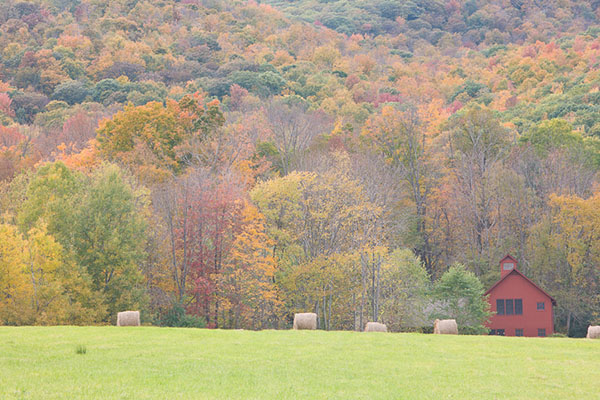
//> input picture 2histogram/picture/2.jpg, 600 x 400 px
$ ./main   (built with g++ and OpenCV 4)
//> lines starting //> are read from the running program, lines starting //| are printed output that depends on the picture; after the words box and inside, x2 and y2 are one past the last pixel; in counts of white or black regions, pixels touching at a corner belong together
### 2histogram/header/minkowski.h
//p=1 manhattan, p=2 euclidea
// [17 lines left out: function minkowskiDistance, not called in this run]

### 2histogram/header/equalize.h
//references : https://en.wikipedia.org/wiki/Histogram_equalization
// [24 lines left out: function equalizeImage, not called in this run]

### 2histogram/header/accumulate.h
// mengubah isi array menjadi akumulasi nilai-nilai sebelum i
void transformToAccumulatedFrequency(int frequencyTable[], int length) {
    for (int i = 1; i < length; i++) {
        frequencyTable[i] += frequencyTable[i - 1];
    }
}

Mat accumulateHistogram(Mat &image) {
    // alokasi memori untuk menyimpan tabel frekuensi dengan index 0-255
    int frequencyTable[256] = {0};
    calculateIntensityFrequency(image, frequencyTable);

    // mengakumulasi frekuensi
    transformToAccumulatedFrequency(frequencyTable, 256);

    // optional mau di normalize atau gk (disini di normalize agar tidak terlalu panjang
    normalize(frequencyTable, 256, 100);

    //110 dari normalize 100 +10 untuk space diatas
    return createHistogram(frequencyTable, 512, 110);
}

### 2histogram/header/normalize.h
// menormalisasi data menjadi 0 - maxValue
void normalize(int array[], int length, int maxValue) {
    int maxElement = findMaxElement(array, length);
    for (int i = 0; i < length; i++) {
        //dibagi max element to normalize and cross by maxvalue so the range is 0-maxValue, not 0-1 (excep macvalue is 1 of course
        double temp = ((double) array[i] / maxElement) * maxValue;
        array[i] = (int) temp;
    }
}

// [12 lines left out: function normalizeScaleHistogram, not called in this run]

### 2histogram/header/original.h
/*
    Rya Meyvriska
    G64164008
    Ilmu Komputer IPB
*/

//membuat histogram from array
// [10 lines left out: function originalHistogram, not called in this run]

### 2histogram/header/utility.h
// helper method untuk menampilkan window
void showWindow(const String &name, const Mat &content) {
    namedWindow(name, CV_WINDOW_AUTOSIZE);
    imshow(name, content);
}

// untuk menghitung frekuensi intensitas grey scale di matrix
void calculateIntensityFrequency(Mat &image, int *result) {
    int width = image.size().width;
    int height = image.size().height;

    // menambahkan index sesuai frekuensi yang ada
    for (int y = 0; y < height; y++) {
        for (int x = 0; x < width; x++) {
            result[(int) image.at<uchar>(y, x)]++;
        }
    }
}

// untuk membuat gambar histogram (untuk buatan sendiri)
Mat createHistogram(int frequencyTable[], int width, int height) {
    int bin_w = cvRound((double) width / 256); //hanya untuk memperlebar jarak sehingga full dan terlihat

    Mat histogram(height, width, CV_8UC1, Scalar(255, 255, 255));

    // menggambar line
    for (int i = 0; i < 256; i++) {
        line(histogram, Point(bin_w * (i), height), Point(bin_w * (i), height - frequencyTable[i]), Scalar(0, 0, 0), 1,
             8, 0);
    }

    return histogram;
}

//membuat histogram from Mat (untuk opencv)
// [29 lines left out: functions createHistogram, findMinElement, not called in this run]

// mencari nilai maksimum di dalam array
int findMaxElement(int array[], int length) {
    int max = array[0];
    for (int i = 1; i < length; i++) {
        if (max < array[i]) {
            max = array[i];
        }
    }
    return max;
}

// mencari nilai maksimum di dalam matrix
// [9 lines left out: function findMaxElement, not called in this run]

### 2histogram/main.cpp
/*
    Rya Meyvriska
    G64164008
    Ilmu Komputer IPB
*/

#include <iostream>
#include <vector>
#include <cmath>
#include <opencv2/highgui/highgui.hpp>
#include <opencv2/imgproc/imgproc.hpp>

using namespace std;
using namespace cv;

#include "header/utility.h"
#include "header/opencvHist.h"
#include "header/original.h"
#include "header/normalize.h"
#include "header/accumulate.h"
#include "header/equalize.h"
#include "header/minkowski.h"

int main() {
    Mat image;
    int answer;
    do{
        cout<<"What do you want?\n\
        1. Original Histogram\n\
        2. Normalize Histogram\n\
        3. Accumulate Histogram\n\
        4. Equalize Histogram\n\
        5. Minkowski distance\n\
        0. Quit\n";

        cin>>answer;
//> the answer given: 3
        image = imread("picture/2.jpg", CV_LOAD_IMAGE_GRAYSCALE);
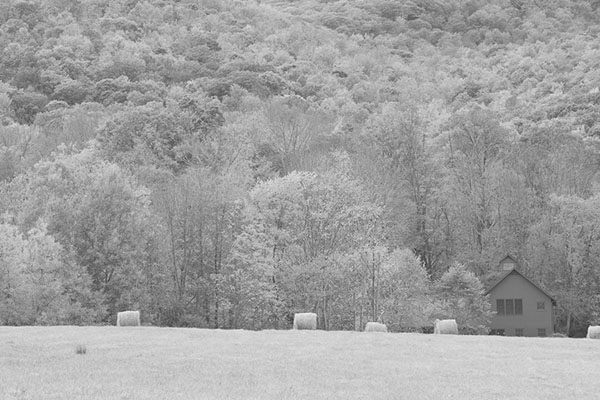
//> image: 400 rows x 600 cols, CV_8UC1; min 41, max 243, mean 159.8
        showWindow("Original Image", image);

        if(answer==1){
            showWindow("Original Histogram", originalHistogram(image));
            showWindow("OpenCV Original Histogram", openCvOriginalHistogram(image));
        }else if(answer==2){
            showWindow("Normalized Histogram", normalizeScaleHistogram(image));
            showWindow("OpenCV Normalized Histogram", openCvNormalizeScaleHistogram(image));
        }else if(answer==3){
            showWindow("Accumulated Histogram", accumulateHistogram(image));
//> in accumulateHistogram, `calculateIntensityFrequency(image, frequencyTable);`: frequencyTable = 256 values, max 3319 at index 156, min 0 at index 0, mean 937.5
//> in accumulateHistogram, `transformToAccumulatedFrequency(frequencyTable, 256);`: frequencyTable = 256 values from 0 to 240000
//> in findMaxElement, `int max = array[0];`: max = 0
//> the loop in findMaxElement, `for (int i = 1; i < length; i++)` made 255 passes
//> max on passes 41, 43, 46, 47, 49, 50, 51, 52, 54, 55, 56, 57: 1, 2, 3, 5, 7, 9, 10, 11, 12, 14, 20, 21
//> after the loop in findMaxElement, `for (int i = 1; i < length; i++)`: max = 240000
//> the loop in normalize, `for (int i = 0; i < length; i++)` made 256 passes
//> temp on passes 1 to 3: 0, 0, 0
//> in accumulateHistogram, `normalize(frequencyTable, 256, 100);`: frequencyTable = 256 values from 0 to 100
//> after the loop in createHistogram, `for (int i = 0; i < 256; i++)`:
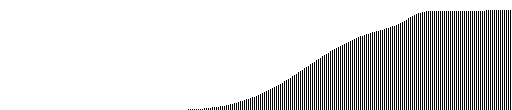
//> histogram: 110 rows x 512 cols, CV_8UC1; 83.1% white; black in thin lines or dots, all inside (x1, y1, x2, y2) = (188, 10, 511, 110)
        }else if(answer==4){
            Mat equalizedImage = equalizeImage(image);
            showWindow("Equalized Image", equalizedImage);
            showWindow("Equalized Histogram", normalizeScaleHistogram(equalizedImage));

            Mat openCvEqualizedImage = openCvEqualizeImage(image);
            showWindow("OpenCV Equalized Image", openCvEqualizedImage);
            showWindow("OpenCV Equalized Histogram", normalizeScaleHistogram(openCvEqualizedImage));
        }else if(answer==5){
            Mat equalizedImage = equalizeImage(image);
            showWindow("Equalized Image", equalizedImage);

            Mat openCvEqualizedImage = openCvEqualizeImage(image);
            showWindow("OpenCV Equalized Image", openCvEqualizedImage);
            cout << "Old image vs New Image: "<<minkowskiDistance(image, equalizedImage, 2) << "\n";
            cout << "Manual vs openCV: "<<minkowskiDistance(openCvEqualizedImage, equalizedImage, 2) << "\n";
        }else if(answer==0){
            break;
        }else{
            cout<<"Sorry, your answer in not in our list. Please select again."<<endl;
        }
        cout<<"Thank you"<<endl;
        waitKey();
        destroyWindow("Original Image");
        image.release();
    }while (answer!=0);
    return 0;
}

$ run again, with 2histogram/picture/1.jpg copied over 2histogram/picture/2.jpg
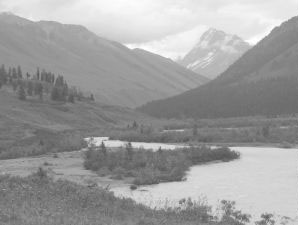
//> input picture 2histogram/picture/1.jpg, 298 x 225 px
//> image is the input picture: 225 rows x 298 cols, CV_8UC1; min 81, max 255, mean 157.7
//> in accumulateHistogram, `calculateIntensityFrequency(image, frequencyTable);`: frequencyTable = 256 values, max 1351 at index 118, min 0 at index 0, mean 261.9
//> in accumulateHistogram, `transformToAccumulatedFrequency(frequencyTable, 256);`: frequencyTable = 256 values from 0 to 67050
//> in findMaxElement, `int max = array[0];`: max = 0
//> the loop in findMaxElement, `for (int i = 1; i < length; i++)` made 255 passes
//> max on passes 81, 84, 86, 87, 88, 89, 90, 91: 1, 3, 7, 17, 29, 50, 82, 117
//> after the loop in findMaxElement, `for (int i = 1; i < length; i++)`: max = 67050
//> in accumulateHistogram, `normalize(frequencyTable, 256, 100);`: frequencyTable = 256 values from 0 to 100
//> after the loop in createHistogram, `for (int i = 0; i < 256; i++)`:
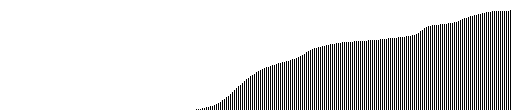
//> histogram: 110 rows x 512 cols, CV_8UC1; 82.7% white; black in thin lines or dots, all inside (x1, y1, x2, y2) = (196, 10, 511, 110)

$ run again, with 2histogram/picture/4.jpg copied over 2histogram/picture/2.jpg
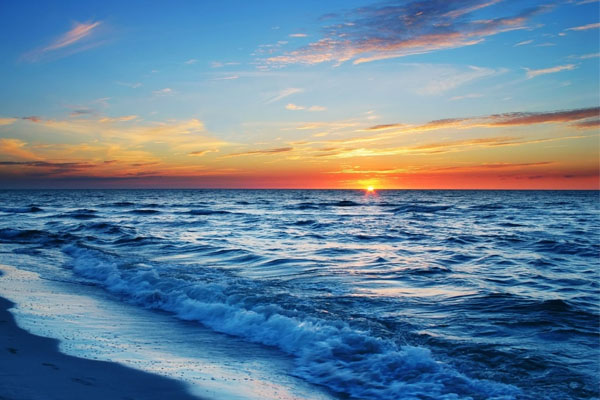
//> input picture 2histogram/picture/4.jpg, 600 x 400 px
//> `image = imread("picture/2.jpg", CV_LOAD_IMAGE_GRAYSCALE);`:
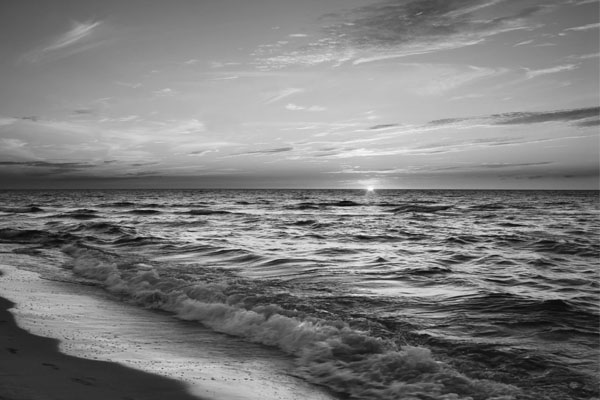
//> image: 400 rows x 600 cols, CV_8UC1; min 2, max 255, mean 124.2
//> in accumulateHistogram, `calculateIntensityFrequency(image, frequencyTable);`: frequencyTable = 256 values, max 2186 at index 49, min 0 at index 0, mean 937.5
//> in accumulateHistogram, `transformToAccumulatedFrequency(frequencyTable, 256);`: frequencyTable = 256 values from 0 to 240000
//> in findMaxElement, `int max = array[0];`: max = 0
//> the loop in findMaxElement, `for (int i = 1; i < length; i++)` made 255 passes
//> max on passes 2, 3, 4, 6, 8, 9, 10, 11: 1, 2, 3, 4, 5, 10, 26, 54
//> after the loop in findMaxElement, `for (int i = 1; i < length; i++)`: max = 240000
//> the loop in normalize, `for (int i = 0; i < length; i++)` made 256 passes
//> temp on passes 1 to 3: 0, 0, 0.000417
//> in accumulateHistogram, `normalize(frequencyTable, 256, 100);`: frequencyTable = 256 values from 0 to 100
//> after the loop in createHistogram, `for (int i = 0; i < 256; i++)`:
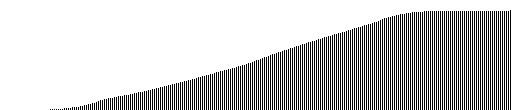
//> histogram: 110 rows x 512 cols, CV_8UC1; 76.8% white; black in thin lines or dots, all inside (x1, y1, x2, y2) = (50, 10, 511, 110)
